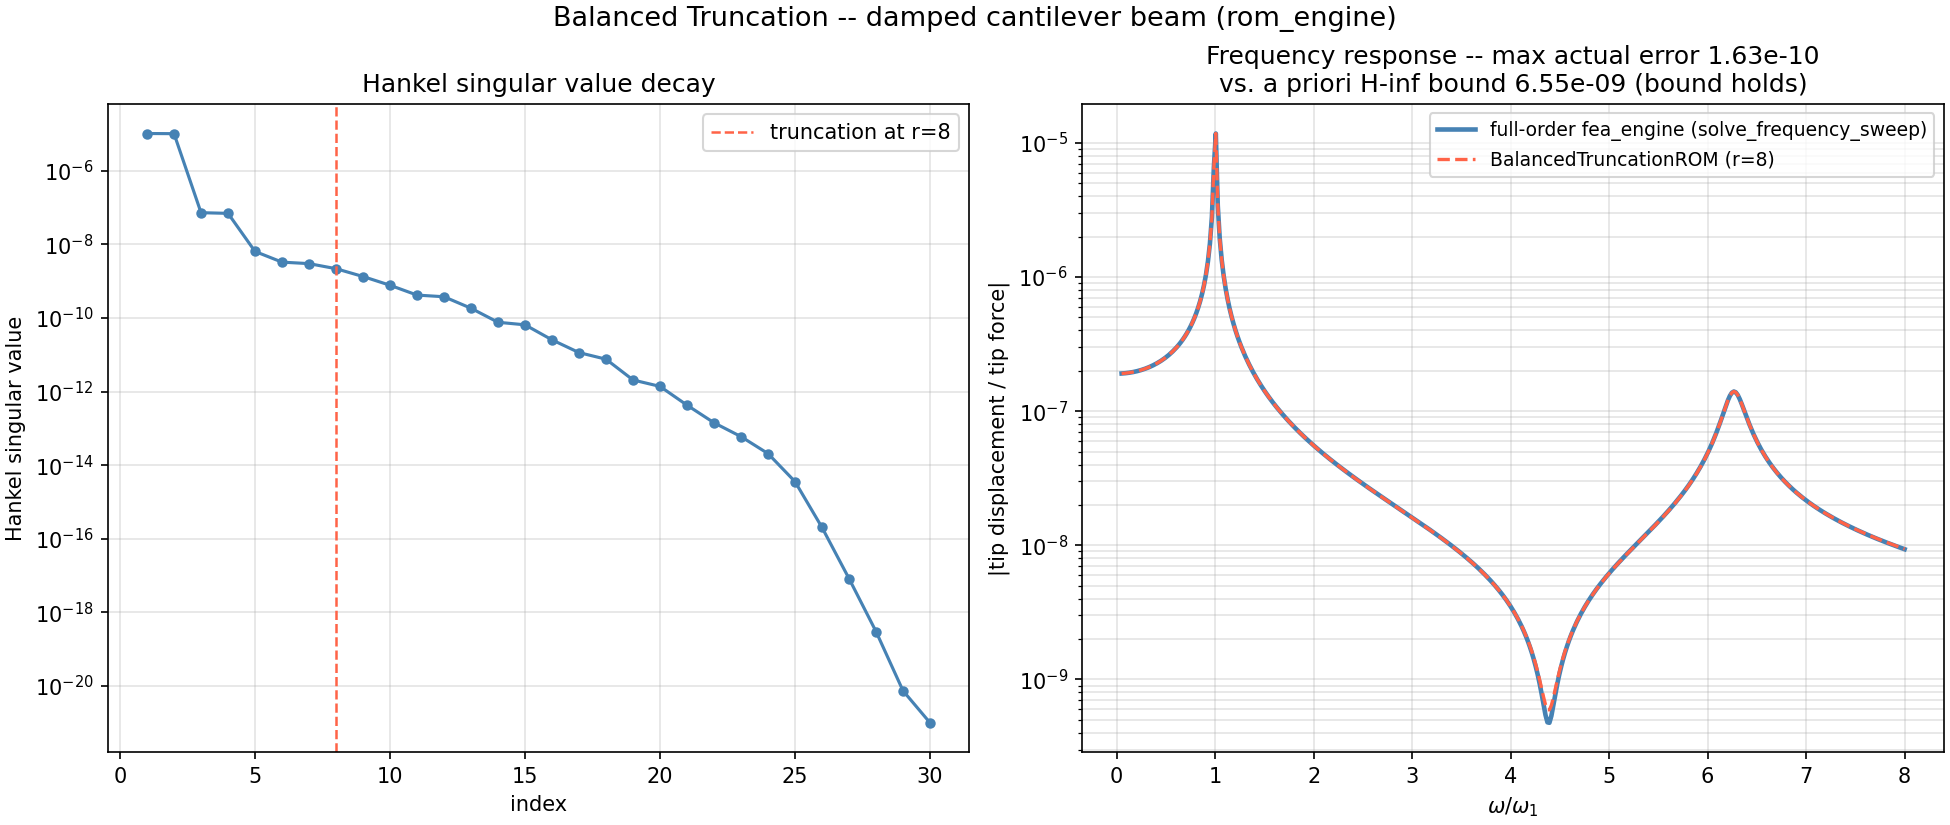

The Python source for this figure:
"""
rom_04_balanced_truncation.py -- Example Gallery: state-space balanced
truncation model-order reduction (balanced_truncation.py) on a
damped cantilever beam -- the linear-systems-theory sibling of the
modal/POD-based reduction the other gallery examples use, with its
own distinguishing feature: a genuine, frequency-independent A PRIORI
error bound (h_infinity_error_bound(), Pernebo & Silverman 1982),
known BEFORE a single frequency response is ever evaluated.

Panel 1: Hankel singular value decay -- the "how many states actually
matter" signature this whole method is built on; the sharp elbow is
what makes a small r a good truncation choice, not an arbitrary one.
Panel 2: frequency response at the tip (tip-force-to-tip-displacement)
-- a small (r=8, i.e. 4 structural "modes" worth of states)
BalancedTruncationROM vs. an INDEPENDENT full-order fea_engine
solve_frequency_sweep(), with the a priori H-infinity error bound
checked (not assumed) to actually dominate the observed error.

Two-stage reduction, matching this package's own established fix
(tests/test_balanced_truncation.py's module docstring): applying
BalancedTruncationROM directly to the raw beam's full free-dof
state-space is numerically unreliable, NOT a bug -- an Euler-Bernoulli
beam's natural frequencies span many orders of magnitude (the most-
refined-element modes sit far above the lowest structural ones), and
scipy's dense Bartels-Stewart Lyapunov solver loses accuracy as that
spread grows. The standard fix, used here exactly as that test file
establishes it: first modally truncate to a moderate, well-conditioned
number of undamped modes (plain eigh(K,M)), THEN balance-and-truncate
further from that intermediate model.
"""
import os
import numpy as np
import matplotlib.pyplot as plt

from fea_engine.material import EI_beam, Material, Section
from fea_engine.geometry import generate_mesh
from fea_engine.solver import FESystem
from fea_engine.damping import RayleighDamping
from fea_engine import elements
from scipy.linalg import eigh

from rom_engine.balanced_truncation import BalancedTruncationROM

N, L = 24, 1.0
E, RHO, A_SEC, I_SEC = 210e9, 7800.0, 0.01, 8.33e-6
ALPHA, BETA = 2.0, 1e-5
N_MODES_PRE = 15    # stage 1: modal pre-reduction (well-conditioned, matches test_balanced_truncation.py)
R_REDUCED = 8        # stage 2: balanced truncation on the pre-reduced system


def main():
    mesh = generate_mesh(dim=1, L=L, n=N)
    elem = elements.Beam2DEulerBernoulli()
    fes = FESystem(mesh, elem)
    mat = Material(E=E, nu=0.3, rho=RHO)
    sec = Section(A=A_SEC, I=I_SEC)
    EI = EI_beam(mat, sec)
    fes.assemble_stiffness(EI)
    fes.assemble_mass(RHO * A_SEC)
    fes.assemble_damping(RayleighDamping(alpha=ALPHA, beta=BETA))
    fes.fix_dofs([0], [0, 1])
    free = np.asarray(fes.free_dofs)
    n_dof = fes.n_dof

    Kff = fes.K[np.ix_(free, free)]
    Mff = fes.M[np.ix_(free, free)]
    Cff = fes.C[np.ix_(free, free)]

    tip_dof_local = len(free) - 2   # tip transverse displacement, free-dof numbering
    B_in = np.zeros(len(free)); B_in[tip_dof_local] = 1.0
    Cout = B_in.copy()   # collocated: force in, displacement out, same dof

    # Stage 1 -- modal pre-reduction: the raw 2*len(free) free-dof beam
    # state-space spans a huge eigenvalue range (many orders of magnitude
    # between the lowest bending mode and the most-refined-element modes),
    # which degrades scipy's dense Bartels-Stewart Lyapunov solver used
    # internally by balanced truncation. Truncating to a moderate number of
    # undamped modes first gives BalancedTruncationROM a well-conditioned
    # system to work with -- exactly the pattern
    # tests/test_balanced_truncation.py's _reduced_port_system() uses.
    eigvals, Vfull = eigh(Kff, Mff)
    n_modes_pre = min(N_MODES_PRE, len(free))
    Vt = Vfull[:, :n_modes_pre]
    Kr = Vt.T @ Kff @ Vt
    Mr = Vt.T @ Mff @ Vt
    Cr = Vt.T @ Cff @ Vt
    Br = Vt.T @ B_in
    Coutr = Vt.T @ Cout

    # Stage 2 -- balanced truncation on the well-conditioned modal model.
    rom = BalancedTruncationROM.from_MCK(Mr, Kr, Br, Coutr, C=Cr, r=R_REDUCED)
    print(f"Full-order state dimension: {2*len(free)}  ->  modal pre-reduction: "
          f"{2*n_modes_pre} ({n_modes_pre} modes)  ->  balanced truncation: {R_REDUCED} states")
    print(f"Hankel singular values (first 10): {np.round(rom.hsv[:10], 6)}")
    hinf_bound = rom.h_infinity_error_bound()
    print(f"A priori H-infinity error bound (before any frequency evaluated): {hinf_bound:.4e}")

    omega1 = np.sqrt(max(eigvals[0], 0.0))
    omegas = np.linspace(0.05, 8.0, 400) * omega1

    H_rom = rom.frequency_response(omegas)

    F0_full = np.zeros(n_dof)
    F0_full[free[tip_dof_local]] = 1.0
    U_fom = fes.solve_frequency_sweep(omegas, F0_full)
    H_fom = U_fom[:, free[tip_dof_local]]

    actual_err = np.abs(H_rom - H_fom)
    within_bound = np.all(actual_err <= hinf_bound * 1.001)   # tiny slack for float roundoff

    fig, (ax1, ax2) = plt.subplots(1, 2, figsize=(13, 5.5), constrained_layout=True)

    ax1.semilogy(np.arange(1, len(rom.hsv) + 1), rom.hsv, 'o-', color='steelblue', markersize=4)
    ax1.axvline(R_REDUCED, color='tomato', linestyle='--', linewidth=1.2,
                label=f'truncation at r={R_REDUCED}')
    ax1.set_xlabel('index')
    ax1.set_ylabel('Hankel singular value')
    ax1.set_title('Hankel singular value decay')
    ax1.grid(True, alpha=0.35, which='both')
    ax1.legend()

    ax2.semilogy(omegas / omega1, np.abs(H_fom), '-', color='steelblue', linewidth=2.2,
                  label='full-order fea_engine (solve_frequency_sweep)')
    ax2.semilogy(omegas / omega1, np.abs(H_rom), '--', color='tomato', linewidth=1.6,
                  label=f'BalancedTruncationROM (r={R_REDUCED})')
    ax2.set_xlabel(r'$\omega / \omega_1$')
    ax2.set_ylabel('|tip displacement / tip force|')
    ax2.set_title(f'Frequency response -- max actual error {actual_err.max():.2e}\n'
                   f'vs. a priori H-inf bound {hinf_bound:.2e} '
                   f'({"bound holds" if within_bound else "BOUND VIOLATED"})')
    ax2.grid(True, alpha=0.35, which='both')
    ax2.legend(fontsize=9)

    fig.suptitle('Balanced Truncation -- damped cantilever beam (rom_engine)', fontsize=13)
    out = os.path.join(os.path.dirname(__file__), 'rom_04_balanced_truncation.png')
    fig.savefig(out, dpi=150)
    print(f"Saved rom_04_balanced_truncation.png")
    print(f"Max actual |H_rom - H_fom| over the sweep: {actual_err.max():.4e} "
          f"(bound: {hinf_bound:.4e}, {'HOLDS' if within_bound else 'VIOLATED'})")


if __name__ == "__main__":
    main()
